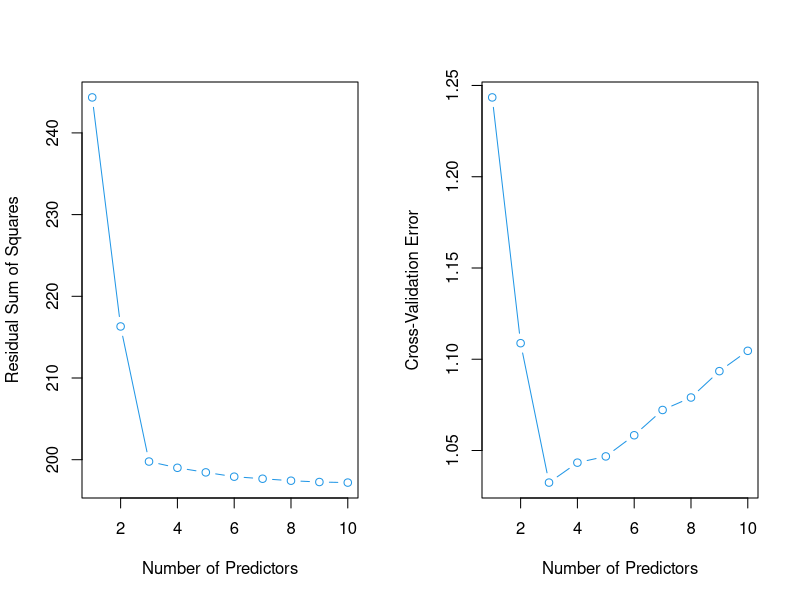

Recreate this plot in R.
rm(list=ls())
#Linear Model Selection and Regularization
#Auther:Zhongguang Ji
#Best subset selection
#Data Simulation
X=cbind(x1=rnorm(200), x2=rnorm(200), x3=rnorm(200), x4=rnorm(200),
        x5=rnorm(200), x6=rnorm(200), x7=rnorm(200), x8=rnorm(200),
        x9=rnorm(200), x9=rnorm(200))
Y=X[,1]-0.5*X[,3]+0.2*X[,7]
Y=Y+rnorm(200)
#CV
CV=function(X,Y,index,set,k){
  X=cbind(rep(1,dim(X)[1]),X[,set])
  CV_k=0
  for(i in 1:k){
    train=index!=i
    beta=solve(t(X[train,])%*%X[train,])%*%t(X[train,])%*%Y[train]
    pre_k=X[!train,]%*%beta
    MSE=sum((pre_k-Y[!train])^2)/sum(!train)
    #print(MSE)
    CV_k=CV_k+MSE
  }
  CV_k=CV_k/k
  CV_k
}
#
RSS=function(X,Y,set){
  X=cbind(rep(1,dim(X)[1]),X[,set])
  beta=solve(t(X)%*%X)%*%t(X)%*%Y
  pre=X%*%beta
  RSS=sum((pre-Y)^2)
  RSS
}
#
par(mfrow=c(1,2))
#
RSS_best=function(X,Y){
  p=dim(X)[2]
  best_set=list(model=0)
  RSS_best=rep(NA,p)
  for(j in 1:p){
    subset=combn(c(1:p),j)
    num_models=dim(subset)[2]
    RSS_subset=rep(NA,num_models)
    for(jj in 1:num_models){
      RSS_subset[jj]=RSS(X,Y,set=subset[,jj])
    }
    RSS_best[j]=min(RSS_subset)
    model_index=which(RSS_subset==min(RSS_subset))
    best_set=c(best_set,list(model=subset[,model_index]))
  }
  plot(RSS_best,type="b",col="4",xlab="Number of Predictors",
       ylab="Residual Sum of Squares")
  best_set
}
#
set=RSS_best(X,Y)
#
CV_best=function(X,Y,best_set,k){
  n=dim(X)[1]
  p=length(best_set)
  index=NULL
  for(i in 1:ceiling(n/k)){
    index=c(index,sample(c(1:k),k,F))
  }
  index=index[1:n]
  CV_k=rep(NA,p-1)
  for(j in 2:p){
    CV_k[j-1]=CV(X,Y,index,best_set[[j]],k)
  }
  CV_k
  print(CV_k)
  plot(CV_k,col="4",type="b",xlab="Number of Predictors",
       ylab="Cross-Validation Error")
  best_index=which(CV_k==min(CV_k))
  best_best_set=best_set[[best_index+1]]
  cat("The best subset is : ",colnames(X)[best_best_set])
}
#
CV_best(X,Y,set,10)